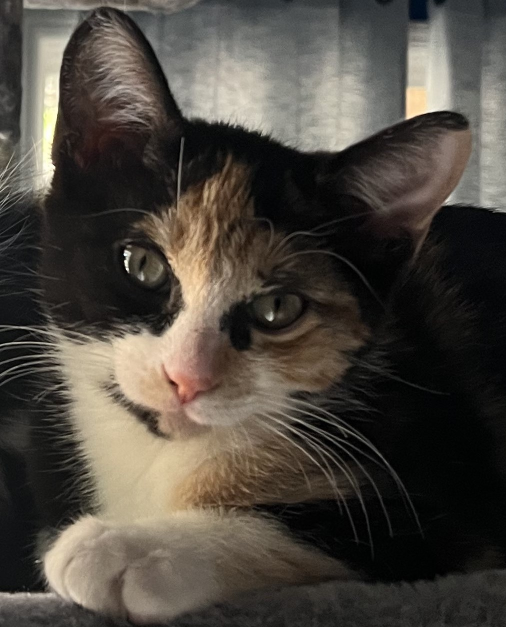
#> input picture images/input-examples/cats/cleo.jpg, 1012 x 1254 px, found by its file name (shown at 1/2 size)
$ python test_objects.py
#> lines starting #> are read from the running program, lines starting #| are printed output that depends on the picture; long printed decimals are rounded
### src/objects/image.py
import os, imghdr, uuid
import numpy as np
from PIL import Image
# from pathlib import Path

class ImagePixelator:
    def __init__(self, fp, n_px: int) -> None:

#> called with fp = '..\\images\\input-examples\\cats/cleo.jpg', n_px = 32
        if(not imghdr.what(fp)):
            raise IOError(2, "No such file or directory")

        self.file_ext = os.path.splitext(fp)[1]
        if(self.file_ext != ".jpg" and self.file_ext != ".png"):
            raise TypeError(2, "File type not supported")
        else:
            image = Image.open(fp)
#> image is the input picture: PIL image 1012x1254 RGB; mean R, G, B 76.8, 71.1, 63.4

        transformed_image = image.resize((n_px, n_px), resample=Image.Resampling.BILINEAR)
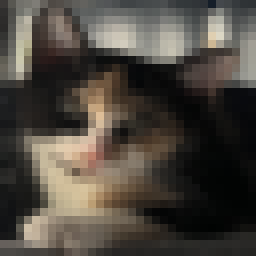
#> transformed_image: PIL image 32x32 RGB (shown 8 times larger); mean R, G, B 76.8, 71.1, 63.5
        self.pixel_array = np.asarray(transformed_image)
        image.close()
        transformed_image.close()

    def get_pixels(self):
        return self.pixel_array

    def get_extension(self):
        return self.file_ext

class ImageBuilder:
    def __init__(self, pixel_data: np.ndarray, name_id: any = None, sample: bool = False) -> None:

        image = Image.fromarray(pixel_data.astype(np.uint8))
        self.image_id = uuid.uuid4()
        if(name_id == None):
            self.filename = "image-%s.jpg"%(str(self.image_id)[0:4])
            fp = (r"../images/results/image-"
             + str(self.image_id)[0:4]
             + r".jpg")

            image.save(fp, 'JPEG')
        else:
            id = str(name_id)
            self.filename = "image-%s.jpg"%(id[0:6])
            fp = (r"../images/results/image-"
                + id[0:6]
                + r".jpg")
            image.save(fp, 'JPEG')

        image.close()

### src/genetics/population.py
import numpy as np

def generate_random_image(n_px):
    """
    Generates a random image object

    The object returned is an array with dim=(n_px, n_px, 3). Each inner
    array (consisting of 3 values) encodes the RGB values for a pixel
    """
    r_values = np.random.randint(0, 256, size=(n_px, n_px))
    g_values = np.random.randint(0, 256, size=(n_px, n_px))
    b_values = np.random.randint(0, 256, size=(n_px, n_px))
    random_img = np.dstack((r_values, g_values, b_values))
    return random_img

def generate_population(pop_size, n_px):
    """
    Generate a set of random images
    """
#> called with pop_size = 10, n_px = 32
    population = []
    for _ in range(pop_size):
        population.append(generate_random_image(n_px))
    return population

### src/genetics/evolution.py
import numpy as np
from .fitness import *
from .crossover import *
from .mutation import *

def image_fitness(img, target_img):
    # return rmse_fitness(img, target_img)
    # return mae_fitness(img, target_img)
    # return mase_fitness(img, target_img)
    return mse_fitness(img, target_img)

# [10 lines left out: functions mutate_image, breed_images, not called in this run]
    # return col_crossover(image_a, image_b)

def population_fitness(current_pop, target_img):
    pop_fitness = []
    for arr in current_pop:
        pop_fitness.append((image_fitness(arr, target_img), arr))
#> after the loop, pop_fitness = 10 items

    pop_fitness.sort(key = lambda x : x[0])
    return pop_fitness

# [34 lines left out: functions select_best, mutate_population, select_best, breed_group, not called in this run]

# TODO / CURRENTLY UNUSED
def select_routlette(current_pop, target_img, proportion=20):
    fitness_data = population_fitness(current_pop, target_img)
#> fitness_data = 10 items
    selection_pool = []
    fitness_pool = []
    for i in range(proportion):
        selection_pool.append(fitness_data[i][1])
        fitness_pool.append(fitness_data[i][0])
#> after the loop, fitness_pool = [11127.5, 11432.4, 11470.7, 11599, 11638.6]; selection_pool = 5 items
    return selection_pool, fitness_pool

### src/genetics/fitness.py
import numpy as np

def mse_fitness(input_img, target_img):
    """
    Mean squared error fitness function.
    """
    # input_np = np.array(input_img)
    # target_np = np.array(target_img)
    # fitness = np.mean((input_img - target_img) ** 2)
    return np.mean((input_img - target_img) ** 2)

# [23 lines left out: functions mae_fitness, rmse_fitness, mase_fitness, not called in this run]

### src/test_objects.py
import numpy as np
from uuid import uuid4 as id
from pathlib import Path

from objects.image import ImagePixelator, ImageBuilder
from genetics.population import generate_population  #, generate_gray_population
from genetics.evolution import *


# FILEPATH = None
N_POPULATION = 10
N_PIXELS = 32

image_data = ImagePixelator(r"..\images\input-examples\cats/cleo.jpg", 32)


target_arr = image_data.pixel_array
# pop_arr = generate_population(10, 16)
# pop_example = pop_arr[0]

ImageBuilder(target_arr)

# [13 lines of commented-out code are left out]

current_generation = generate_population(10, 32)
best_img, best_fitness = select_routlette(current_generation, target_arr, proportion=5)
#> best_img = 5 items; best_fitness = [11127.5, 11432.4, 11470.7, 11599, 11638.6]
# best_score = best_fitness[0]

probability_values = []
total_fitness = np.sum(best_fitness)
#> total_fitness = 57268.2
for val in best_fitness:
    probability_values.append(val / total_fitness)
#> this loop made 5 passes
#> val on passes 1 to 5: 11127.5, 11432.4, 11470.7, 11599, 11638.6
#> after the loop, probability_values = [0.194, 0.2, 0.2, 0.203, 0.203]
print(probability_values)
#| [0.1943, 0.1996, 0.2003, 0.2025, 0.2032]

$ run again, with images/input-examples/cats/stonky.jpg copied over images/input-examples/cats/cleo.jpg
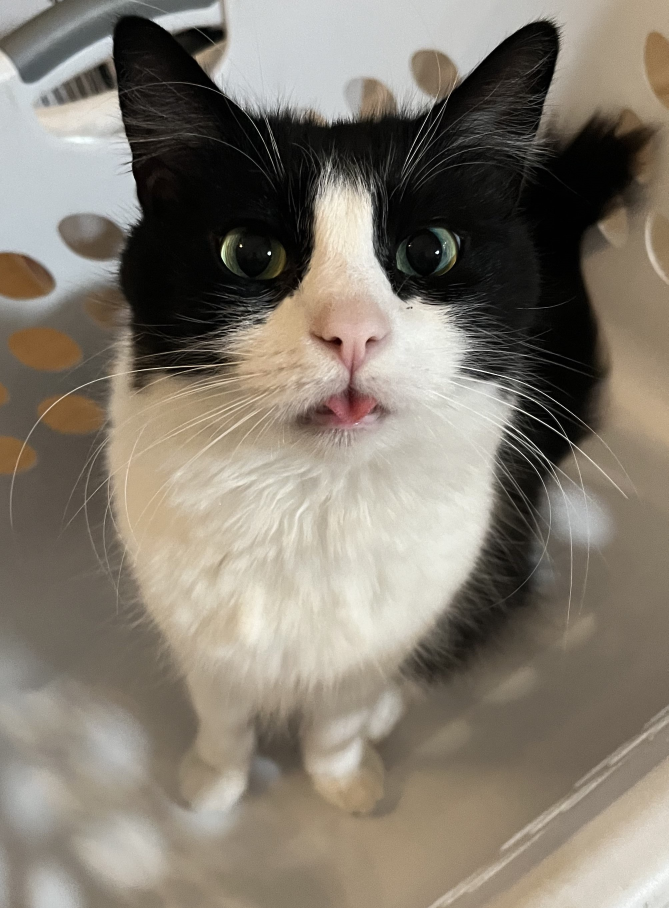
#> input picture images/input-examples/cats/stonky.jpg, 2005 x 2724 px, found by its file name (shown at 1/3 size)
#> in __init__, image is the input picture: PIL image 2005x2724 RGB; mean R, G, B 131.2, 123.4, 111.7
#> in __init__, `transformed_image = image.resize((n_px, n_px), resample=Image.Resampli..`:
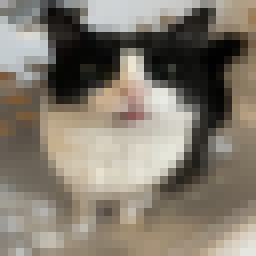
#> transformed_image: PIL image 32x32 RGB (shown 8 times larger); mean R, G, B 131.1, 123.4, 111.6
#> after the loop in population_fitness, `for arr in current_pop:`: pop_fitness = 10 items
#> after the loop in select_routlette, `for i in range(proportion):`: fitness_pool = [9203.2, 9240.3, 9256.9, 9265.9, 9295.9]; selection_pool = 5 items
#> best_fitness = [9203.2, 9240.3, 9256.9, 9265.9, 9295.9]
#> total_fitness = 46262.2
#> the loop `for val in best_fitness:` made 5 passes
#> val on passes 1 to 5: 9203.2, 9240.3, 9256.9, 9265.9, 9295.9
#> after the loop `for val in best_fitness:`: probability_values = [0.199, 0.2, 0.2, 0.2, 0.201]
#| [0.1989, 0.1997, 0.2001, 0.2003, 0.2009]
